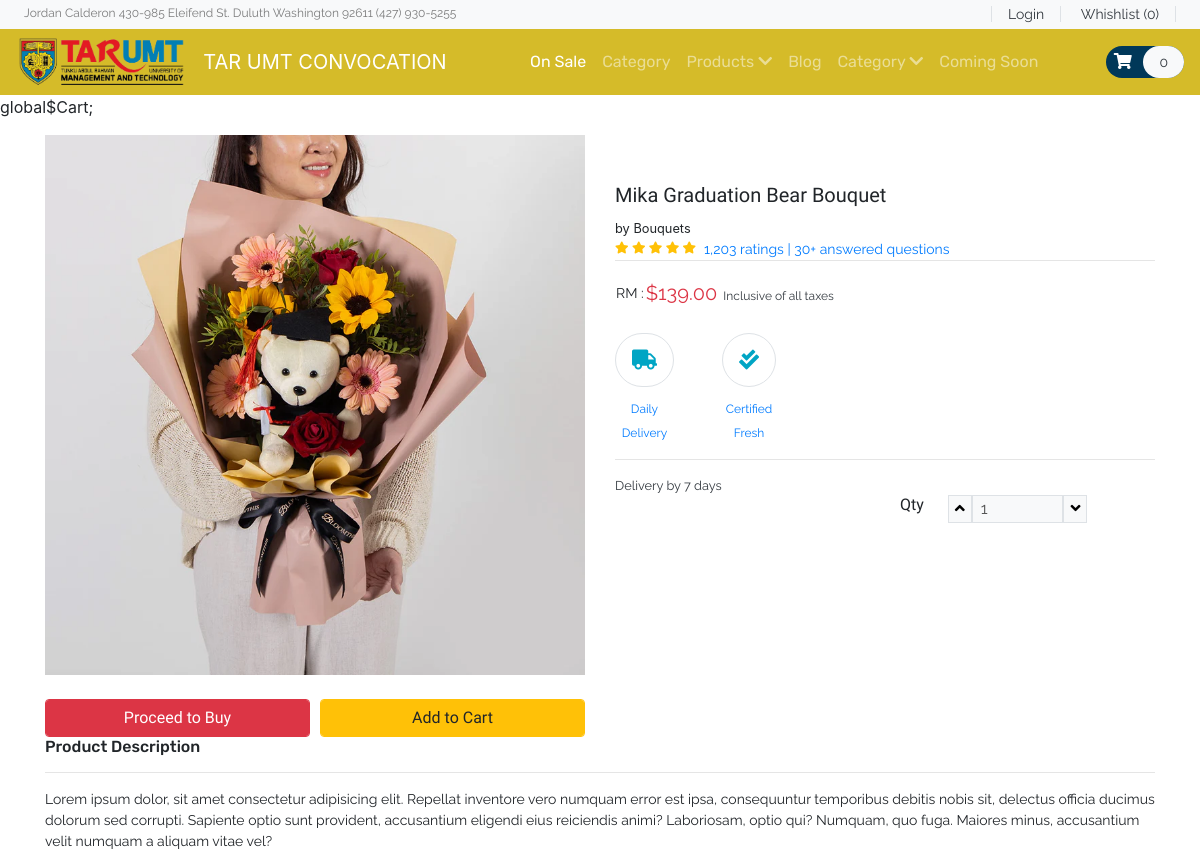
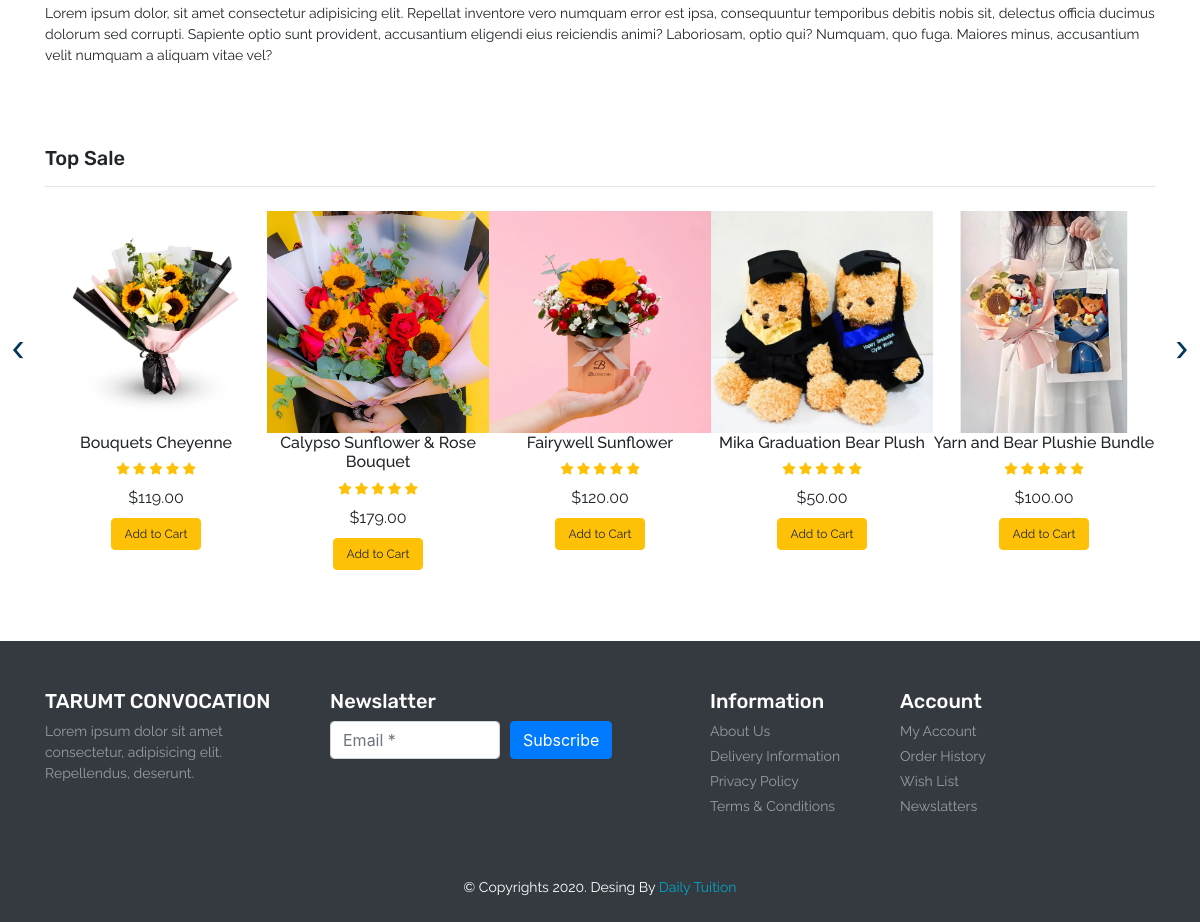
Page /product.php?item_id=2 on the committed database (2 pictures, top to bottom).
### tables this page shows
CREATE TABLE `product` (
  `item_id` int(11) NOT NULL,
  `item_brand` varchar(200) NOT NULL,
  `item_name` varchar(255) NOT NULL,
  `item_price` double(10,2) NOT NULL,
  `item_image` varchar(255) NOT NULL,
  `item_register` datetime DEFAULT NULL
);

### product.php (called while the page is built)
<?php
include ('header.php');
?>
<?php
    include ('Template/_products.php');
    include ('Template/_top-sale.php');
?>
<?php
include ('footer.php');
?>

### database/DBController.php (called while the page is built, shortened)
<?php
class DBController
{
    protected $host = 'localhost';
    protected $user = 'root';
    protected $password = "";
    protected $database = "tarumtcloud_db";
    public function __construct()
    {
        $this->con = mysqli_connect($this->host, $this->user, $this->password, $this->database);
    }
}

### functions.php (called while the page is built, shortened)
<?php
require ('database/DBController.php');
require ('database/Product.php');
$db = new DBController();
$product = new Product($db);
$product_shuffle = $product->getData();
$Cart = new Cart($db );

### database/Product.php (called while the page is built, shortened)
<?php
require_once ('database/DBController.php');
class Product
{
    public $db = null;
    public function __construct(DBController $db)
    {
        $this->db = $db;
    }
    public function getData($table = 'product'){
        $result = $this->db->con->query("SELECT * FROM {$table}");
        $resultArray = array();
        while ($item = mysqli_fetch_array($result, MYSQLI_ASSOC)){
            $resultArray[] = $item;
        }
         return $resultArray;
    }
}

### Template/_top-sale.php (the view, shortened to what this page needs)
<?php
    shuffle($product_shuffle);
?>
<section id="top-sale">
    <div class="container py-5">
        <h4 class="font-rubik font-size-20">Top Sale</h4>
        <hr>
        <div class="owl-carousel owl-theme">
            <?php foreach ($product_shuffle as $item) { ?>
            <div class="item py-2">
                <div class="product font-rale">
                    <a href="<?php printf('%s?item_id=%s', 'product.php',  $item['item_id']); ?>"><img src="<?php echo $item['item_image'] ?? "./assets/products/1.png"; ?>" alt="product1" class="img-fluid"></a>
                    <div class="text-center">
                        <h6><?php echo  $item['item_name'] ?? "Unknown";  ?></h6>
                        <div class="rating text-warning font-size-12">
                            <span><i class="fas fa-star"></i></span>
                            <span><i class="fas fa-star"></i></span>
                            <span><i class="fas fa-star"></i></span>
                            <span><i class="fas fa-star"></i></span>
                            <span><i class="fas fa-star"></i></span>
                        </div>
                        <div class="price py-2">
                            <span>$<?php echo $item['item_price'] ?? '0' ; ?></span>
                        </div>
                        <form method="post">
                            <?php
                            if (in_array($item['item_id'], $Cart->getCartId($product->getData('cart')) ?? [])){
                                echo '<button type="submit" disabled class="btn btn-success font-size-12">In the Cart</button>';
                            }else{
                                echo '<button type="submit" name="top_sale_submit" class="btn btn-warning font-size-12">Add to Cart</button>';
                            }
                            ?>
                        </form>
                    </div>
                </div>
            </div>
            <?php }  ?>
        </div>
    </div>
</section>

### Template/_products.php (shortened to what this page needs)
global$Cart;
<?php
    $item_id = $_GET['item_id'] ?? 1;
    foreach ($product->getData() as $item) :
        if ($item['item_id'] == $item_id) :
?>
<section id="product" class="py-3">
    <div class="container">
        <div class="row">
            <div class="col-sm-6">
                <img src="<?php echo $item['item_image'] ?? "./assets/products/1.png" ?>" alt="product" class="img-fluid">
                <div class="form-row pt-4 font-size-16 font-baloo">
                    <div class="col">
                        <button type="submit" class="btn btn-danger form-control">Proceed to Buy</button>
                    </div>
                    <div class="col">
                        <form method="post">
                            <?php
                            if (in_array($item['item_id'], $Cart->getCartId($product->getData('cart')) ?? [])){
                                echo '<button type="submit" disabled class="btn btn-success font-size-16 form-control">In the Cart</button>';
                            }else{
                                echo '<button type="submit" name="top_sale_submit" class="btn btn-warning font-size-16 form-control">Add to Cart</button>';
                            }
                            ?>
                        </form>
                    </div>
                </div>
            </div>
            <div class="col-sm-6 py-5">
                <h5 class="font-baloo font-size-20"><?php echo $item['item_name'] ?? "Unknown"; ?></h5>
                <small>by <?php echo $item['item_brand'] ?? "Brand"; ?></small>
                <div class="d-flex">
                    <div class="rating text-warning font-size-12">
                        <span><i class="fas fa-star"></i></span>
                        <span><i class="fas fa-star"></i></span>
                        <span><i class="fas fa-star"></i></span>
                        <span><i class="fas fa-star"></i></span>
                        <span><i class="fas fa-star"></i></span>
                    </div>
                    <a href="#" class="px-2 font-rale font-size-14">1,203 ratings | 30+ answered questions</a>
                </div>
                <hr class="m-0">
                <table class="my-3">
                    <tr class="font-rale font-size-14">
                        <td>RM :</td>
                        <td class="font-size-20 text-danger">$<span><?php echo $item['item_price'] ?? 0; ?></span><small class="text-dark font-size-12">&nbsp;&nbsp;Inclusive of all taxes</small></td>
                    </tr>
                </table>
                <div id="policy">
                    <div class="d-flex">
                        <div class="return text-center mr-5">
                            <div class="font-size-20 my-2 color-second">
                                <span class="fas fa-truck  border p-3 rounded-pill"></span>
                            </div>
                            <a href="#" class="font-rale font-size-12">Daily<br>Delivery</a>
                        </div>
                        <div class="return text-center mr-5">
                            <div class="font-size-20 my-2 color-second">
                                <span class="fas fa-check-double border p-3 rounded-pill"></span>
                            </div>
                            <a href="#" class="font-rale font-size-12">Certified <br>Fresh</a>
                        </div>
                    </div>
                </div>
                <hr>
                <div id="order-details" class="font-rale d-flex flex-column text-dark">
                    <small>Delivery by 7 days</small>
                </div>
                <div class="row">
                    <div class="col-6">
                    </div>
                    <div class="col-6">
                        <div class="qty d-flex">
                            <h6 class="font-baloo">Qty</h6>
                            <div class="px-4 d-flex font-rale">
                                <button class="qty-up border bg-light" data-id="pro1"><i class="fas fa-angle-up"></i></button>
                                <input type="text" data-id="pro1" class="qty_input border px-2 w-50 bg-light" disabled value="1" placeholder="1">
                                <button data-id="pro1" class="qty-down border bg-light"><i class="fas fa-angle-down"></i></button>
                            </div>
                        </div>
                    </div>
                </div>
            </div>
            <div class="col-12">
                <h6 class="font-rubik">Product Description</h6>
                <hr>
                <p class="font-rale font-size-14">Lorem ipsum dolor, sit amet consectetur adipisicing elit. Repellat inventore vero numquam error est ipsa, consequuntur temporibus debitis nobis sit, delectus officia ducimus dolorum sed corrupti. Sapiente optio sunt provident, accusantium eligendi eius reiciendis animi? Laboriosam, optio qui? Numquam, quo fuga. Maiores minus, accusantium velit numquam a aliquam vitae vel?</p>
                <p class="font-rale font-size-14">Lorem ipsum dolor, sit amet consectetur adipisicing elit. Repellat inventore vero numquam error est ipsa, consequuntur temporibus debitis nobis sit, delectus officia ducimus dolorum sed corrupti. Sapiente optio sunt provident, accusantium eligendi eius reiciendis animi? Laboriosam, optio qui? Numquam, quo fuga. Maiores minus, accusantium velit numquam a aliquam vitae vel?</p>
            </div>
        </div>
    </div>
</section>
<?php
        endif;
        endforeach;
?>

### style.css (style rules this page uses)
button, button:focus { outline: none !important; box-shadow: none !important; }
.font-baloo { font-family: "Baloo Thambi 2", cursive; }
.font-rale { font-family: "Raleway", cursive; }
.font-rubik { font-family: "Rubik", cursive; }
.font-size-12 { font-size: 12px; }
.font-size-14 { font-size: 14px; }
.font-size-16 { font-size: 16px; }
.font-size-20 { font-size: 20px; }
.color-second { color: #00A5C4; }
#top-sale .owl-carousel .item .product a { overflow: hidden; }
#top-sale .owl-carousel .item .product img { transition: transform 0.5s ease; }

### rows in the picture
product: item_image (picture), item_name "Mika Graduation Bear Bouquet", item_brand "Bouquets", item_price "139.00"
product: item_image (picture), item_name "Bouquets Cheyenne", item_price "119.00"
product: item_image (picture), item_name "Calypso Sunflower & Rose Bouquet", item_price "179.00"
product: item_image (picture), item_name "Fairywell Sunflower", item_price "120.00"
product: item_image (picture), item_name "Mika Graduation Bear Plush", item_price "50.00"
product: item_image (picture), item_name "Yarn and Bear Plushie Bundle", item_price "100.00"

### other values in the picture
count($product->getData('cart')) "0"
